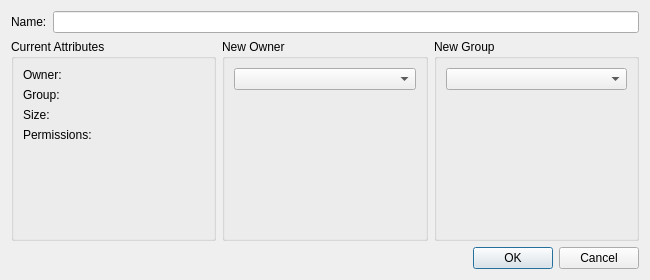
<?xml version="1.0" encoding="UTF-8"?>
<ui version="4.0">
    <class>ChangeOwnerDialog</class>
    <widget class="QDialog" name="ChangeOwnerDialog">
        <property name="geometry">
            <rect>
                <x>0</x>
                <y>0</y>
                <width>650</width>
                <height>280</height>
            </rect>
        </property>
        <property name="windowTitle">
            <string>Change Owner &amp; Group</string>
        </property>
        <layout class="QVBoxLayout" name="verticalLayout_main">
            <item>
                <layout class="QFormLayout" name="formLayout_2">
                    <item row="0" column="0">
                        <widget class="QLabel" name="label_name_top">
                            <property name="text">
                                <string>Name:</string>
                            </property>
                        </widget>
                    </item>
                    <item row="0" column="1">
                        <widget class="QLineEdit" name="value_name_top">
                            <property name="readOnly">
                                <bool>true</bool>
                            </property>
                        </widget>
                    </item>
                </layout>
            </item>
            <item>
                <layout class="QGridLayout" name="gridLayout">
                    <item row="0" column="0">
                        <widget class="QGroupBox" name="object_group">
                            <property name="title">
                                <string>Current Attributes</string>
                            </property>
                            <layout class="QFormLayout" name="formLayout">
                                <item row="0" column="0">
                                    <widget class="QLabel" name="label_owner">
                                        <property name="text">
                                            <string>Owner:</string>
                                        </property>
                                    </widget>
                                </item>
                                <item row="0" column="1">
                                    <widget class="QLabel" name="value_owner">
                                        <property name="text">
                                            <string/>
                                        </property>
                                    </widget>
                                </item>
                                <item row="1" column="0">
                                    <widget class="QLabel" name="label_group">
                                        <property name="text">
                                            <string>Group:</string>
                                        </property>
                                    </widget>
                                </item>
                                <item row="1" column="1">
                                    <widget class="QLabel" name="value_group">
                                        <property name="text">
                                            <string/>
                                        </property>
                                    </widget>
                                </item>
                                <item row="2" column="0">
                                    <widget class="QLabel" name="label_size">
                                        <property name="text">
                                            <string>Size:</string>
                                        </property>
                                    </widget>
                                </item>
                                <item row="2" column="1">
                                    <widget class="QLabel" name="value_size">
                                        <property name="text">
                                            <string/>
                                        </property>
                                    </widget>
                                </item>
                                <item row="3" column="0">
                                    <widget class="QLabel" name="label_permissions">
                                        <property name="text">
                                            <string>Permissions:</string>
                                        </property>
                                    </widget>
                                </item>
                                <item row="3" column="1">
                                    <widget class="QLabel" name="value_permissions">
                                        <property name="text">
                                            <string/>
                                        </property>
                                    </widget>
                                </item>
                            </layout>
                        </widget>
                    </item>
                    <item row="0" column="1">
                        <widget class="QGroupBox" name="owner_group">
                            <property name="title">
                                <string>New Owner</string>
                            </property>
                            <layout class="QVBoxLayout" name="verticalLayout_2">
                                <item>
                                    <widget class="QComboBox" name="owner_combo"/>
                                </item>
                                <item>
                                    <spacer name="verticalSpacer">
                                        <property name="orientation">
                                            <enum>Qt::Vertical</enum>
                                        </property>
                                        <property name="sizeHint" stdset="0">
                                            <size>
                                                <width>20</width>
                                                <height>40</height>
                                            </size>
                                        </property>
                                    </spacer>
                                </item>
                            </layout>
                        </widget>
                    </item>
                    <item row="0" column="2">
                        <widget class="QGroupBox" name="group_group">
                            <property name="title">
                                <string>New Group</string>
                            </property>
                            <layout class="QVBoxLayout" name="verticalLayout_3">
                                <item>
                                    <widget class="QComboBox" name="group_combo"/>
                                </item>
                                <item>
                                    <spacer name="verticalSpacer_2">
                                        <property name="orientation">
                                            <enum>Qt::Vertical</enum>
                                        </property>
                                        <property name="sizeHint" stdset="0">
                                            <size>
                                                <width>20</width>
                                                <height>40</height>
                                            </size>
                                        </property>
                                    </spacer>
                                </item>
                            </layout>
                        </widget>
                    </item>
                </layout>
            </item>
            <item>
                <widget class="QDialogButtonBox" name="buttonBox">
                    <property name="standardButtons">
                        <set>QDialogButtonBox::Cancel|QDialogButtonBox::Ok</set>
                    </property>
                </widget>
            </item>
        </layout>
    </widget>
    <resources/>
    <connections/>
</ui>
